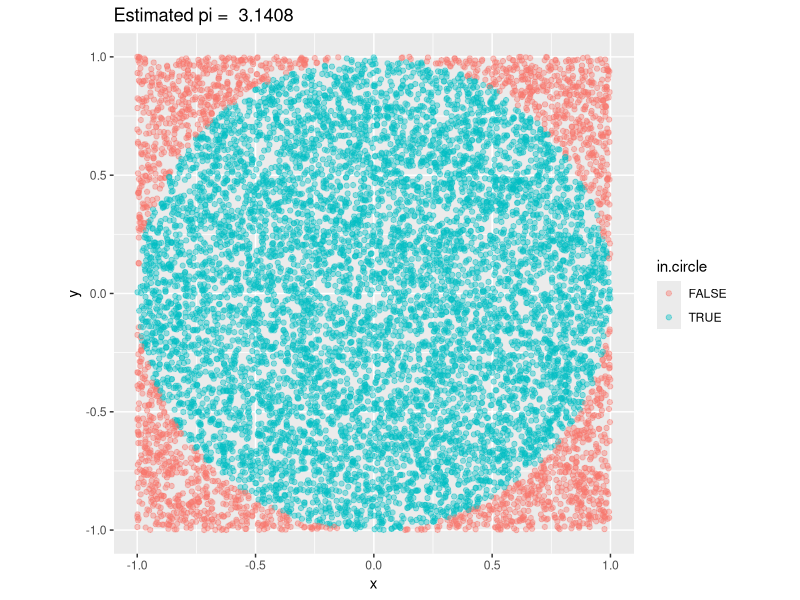

The R source for this figure:
## ---- chunk 1
knitr::opts_chunk$set(echo = TRUE)
library(tidyverse)
## ---- chunk 2
generate.points <- function(n) {
  points.x <- replicate(n, runif(1, min=-1, max=1))
  points.y <- replicate(n, runif(1, min=-1, max=1))
  
  points <- data.frame(points.x, points.y) %>% 
    mutate(dist = sqrt(points.x ** 2 + points.y ** 2)) %>%
    mutate(in.circle = dist <= 1)
  
  points
}

points <- generate.points(10000)
## ---- chunk 3
ggplot(data = points,
       mapping=aes(x=points.x, y=points.y, color=in.circle)) +
  geom_point(alpha=0.4) +
  coord_fixed() +
  labs(x = 'x', y = 'y',
       title = paste('Estimated pi = ', mean(points$in.circle) * 4))
